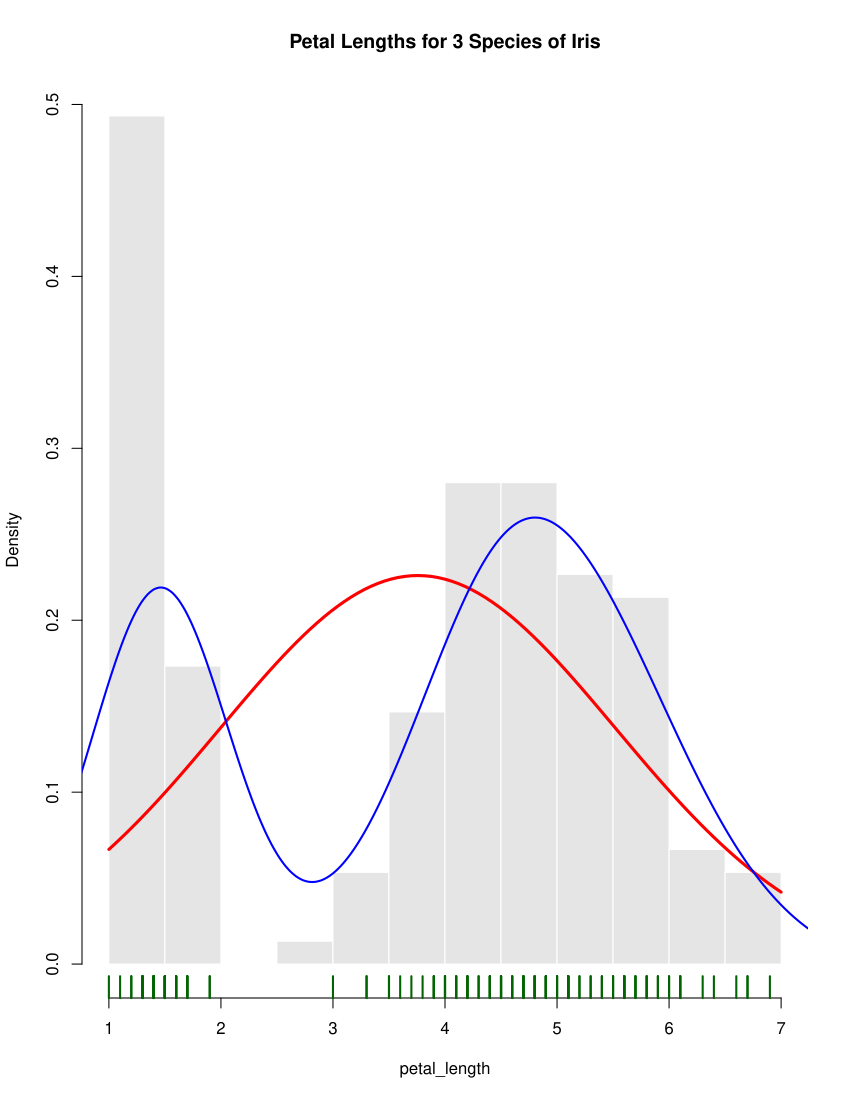

This figure's R source:
#Kody Ellis
#Assignment #2

?iris
iris
View(iris)

str(iris["Petal.Length"])
hist(iris[,3])

#Using Petal.Length, coudlnt correctly read the numeric value
#iris$Petal... converts it
petal_length <- iris$Petal.Length

hist(petal_length, 
          prob = TRUE,
          breaks = 12,
          col = "#E5E5E5",
          border = 0,
          main  = "Petal Lengths for 3 Species of Iris")

curve(dnorm(x,mean=mean(petal_length),sd = sd(petal_length)), 
      lwd = 3, 
      col = "red",
      add = TRUE)

lines(density(petal_length),
      col = "blue",
      lwd = 2)

rug(petal_length,
      col = "darkgreen",
      lwd = 2)
